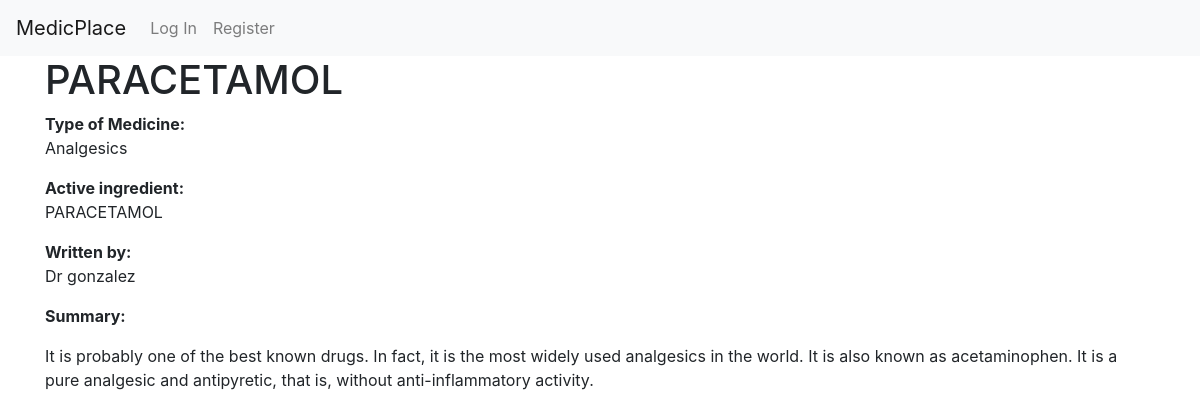
Page /Medicine/1 on the committed database.
### MedicPlace/models.py (models this page shows, shortened)
class medicine(models.Model):
    Name=models.CharField(max_length=30)
    Active_ingredient=models.CharField(max_length=30)
    type_of_medicine=models.ForeignKey(type_of_medicine,on_delete=models.CASCADE)
    medic=models.ForeignKey(Medic,on_delete=models.CASCADE)
    Summary=models.TextField(max_length=1000)

class type_of_medicine(models.Model):
    Type=models.CharField(max_length=30)

class Medic(models.Model):
    user=models.ForeignKey(User,on_delete=models.CASCADE)
    First_Name=models.CharField(max_length=300)
    Last_Name=models.CharField(max_length=300)
    Clinic=models.CharField(max_length=300)
    age=models.IntegerField()
    rate=models.FloatField(blank=True)
    sum_of_rates=models.IntegerField(default=0)
    num_of_rates=models.IntegerField(default=0)

### MedicPlace/views.py (the view)
# urls.py: path("Medicine/<int:id>",views.Medicine_view,name="Medicine"),
def Medicine_view(request,id):
    Medics=Medic.objects.all()
    try:
        Medic.objects.get(user__id=request.user.id)
        is_medic=True
    except:
        is_medic=False
    Medicines=type_of_medicine.objects.all()
    Medicine_page=medicine.objects.get(id=id)
    Medicine_name=Medicine_page.Name
    Medicine_type=Medicine_page.type_of_medicine.Type
    Medicine_summary=Medicine_page.Summary
    Medicine_Active_ingredient=Medicine_page.Active_ingredient
    Medicine_medic=Medicine_page.medic.Last_Name
    Medicine_id=Medicine_page.id
    Medicine_medic_user=Medicine_page.medic.user
    context={"name":Medicine_name,"type":Medicine_type,"summary":Medicine_summary,
    "Active_ingredient":Medicine_Active_ingredient,"medic":Medicine_medic,
    "Medicine_id":Medicine_id,"Medicines":Medicines,"Medicine_medic_user":Medicine_medic_user,
    "is_medic":is_medic}
    return render(request,"MedicPlace/Medicine.html",context)

### MedicPlace/templates/MedicPlace/Medicine.html (shortened to what this page needs)
{% extends 'MedicPlace/layout.html' %}
{% load static %}
{% block body %}
    <div class="container">
        <div class="row">
            <div class="col">
                <h1 id="h1-name">{{name}}</h1>
                <span class="font-weight-bold">Type of Medicine: </span><p id="p-type">{{type}}</p>
                <div>
                   <span class="font-weight-bold">Active ingredient: </span> <p id="p-active_ingredient">{{Active_ingredient}}</p>
                </div>
                <div>
                    <span class="font-weight-bold">Written by: </span> <p> Dr {{medic}}</p>
                </div>
                <div>
                    <span class="font-weight-bold">Summary: </span>
                </div>
                <div id="p-summary">
                    <p>{{summary|linebreaks}}</p>
                    </div>
            </div>
        </div>
        <div class="row justify-content-end">
            <div class="col justify-content-end">
            </div>
        </div>
    </div>
{% endblock %}

### rows in the picture
medicine: Name "PARACETAMOL", Active_ingredient "PARACETAMOL", Summary "It is probably one of the best known drugs. In fact, it is the most widely used analgesics in the world. It is also known as acetaminophen. It is a pure analgesic and antipyretic, that is, without anti-inflammatory activity."
type_of_medicine: Type "Analgesics"
Medic: Last_Name "gonzalez"
